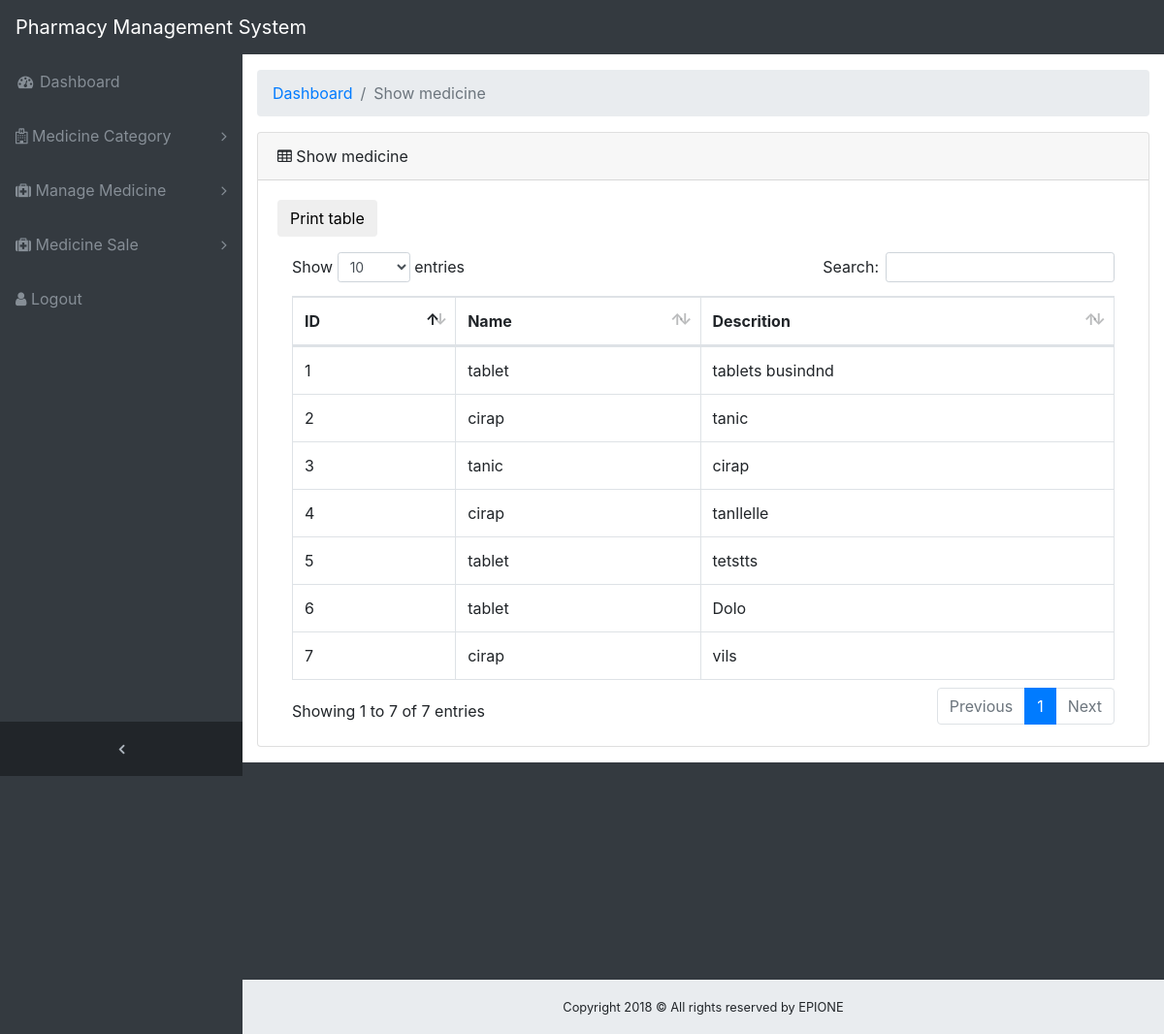
Page /show_medicine.php (signed in) on the committed database.
### tables this page shows
CREATE TABLE `add_medicine` (
  `id` int(30) NOT NULL,
  `name` varchar(255) NOT NULL,
  `description` varchar(255) NOT NULL
);

### show_medicine.php (the view, shortened to what this page needs)
<?php
require("include/connection.php");
$query=" SELECT * FROM add_medicine ORDER BY id ASC ";
$result=mysqli_query($con,$query);
?>
<?php include('include/header.php');?>
  <?php
  include ("include/navbar.php");
  ?>
  <div class="content-wrapper">
    <div class="container-fluid">
      <ol class="breadcrumb">
        <li class="breadcrumb-item">
          <a href="dashboard.php">Dashboard</a>
        </li>
        <li class="breadcrumb-item active">Show medicine</li>
      </ol>
      <div class="card mb-3">
        <div class="card-header">
          <i class="fa fa-table"></i> Show medicine </div>
        <div class="card-body">
          <div class="table-responsive">
            <table class="table table-bordered" id="dataTable" width="100%" cellspacing="0" cellpadding="0">
            <p><button class="btn">Print table</button></p>
              <thead>
                <tr>
                  <th>ID</th>
                  <th>Name</th>
                  <th>Descrition</th>
                </tr>
              </thead>
              <tbody>
              <?php
while($res=mysqli_fetch_assoc($result)) {
	echo "<tr>";
	echo "<td>".$res['id']."</td>";
  echo "<td>".$res['name']."</td>";
  echo "<td>".$res['description']."</td>";
    echo "</tr>";
}
 	?>
              </tbody>
            </table>
          </div>
        </div>
      </div>
    </div>
   <?php include('include/footer.php'); ?>

### css/sb-admin.css (style rules this page uses)
html { position: relative; min-height: 100%; }
body { overflow-x: hidden; }
body.sticky-footer { margin-bottom: 56px; }
body.sticky-footer .content-wrapper { min-height: calc(100vh - 56px - 56px); }
body.fixed-nav { padding-top: 56px; }
.content-wrapper { min-height: calc(100vh - 56px); padding-top: 1rem; }
.content-wrapper { overflow-x: hidden; background: white; }
@media (min-width: 992px) { .content-wrapper { margin-left: 250px; } }

### rows in the picture
add_medicine: id "1", name "tablet", description "tablets busindnd"
add_medicine: id "2", name "cirap", description "tanic"
add_medicine: id "3", name "tanic", description "cirap"
add_medicine: id "4", name "cirap", description "tanllelle"
add_medicine: id "5", name "tablet", description "tetstts"
add_medicine: id "6", name "tablet", description "Dolo"
add_medicine: id "7", name "cirap", description "vils"
